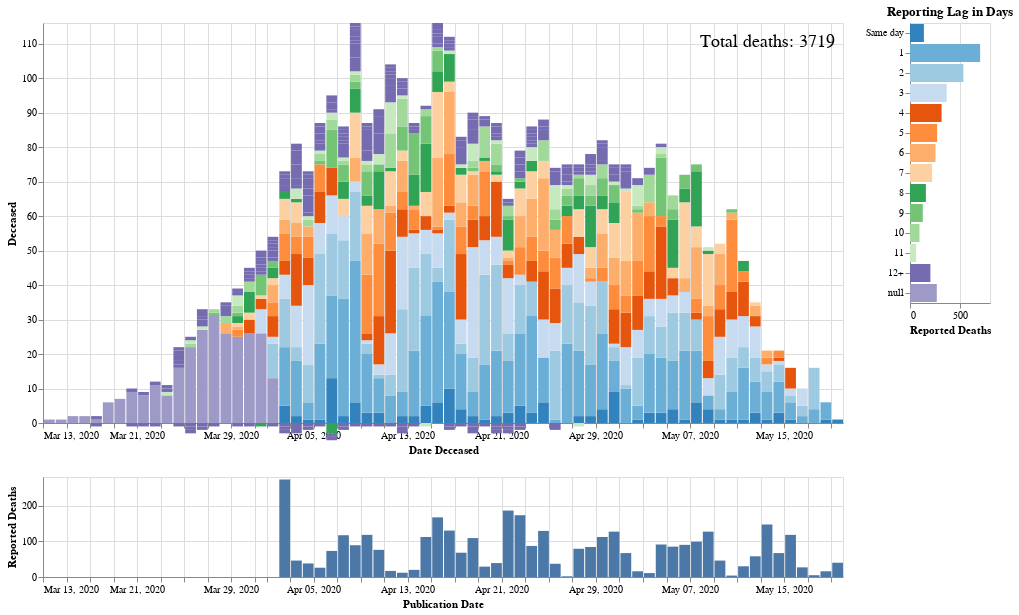

Source (notebook cell):
### Code cell
df = fhm_data[fhm_data['date'] >= '2020-03-13']
chart.lag_chart_with_selection(df, labels)

### Figure 1 — Vega-Lite specification as saved in the notebook (floating-point values rounded to 4 significant figures; data arrays with more than 128 entries replaced by an {"elided": "..."} marker saying what was removed)
{"config": {"view": {"continuousWidth": 400, "continuousHeight": 300}}, "hconcat": [{"vconcat": [{"layer": [{"mark": "bar", "encoding": {"color": {"type": "ordinal", "field": "lag", "scale": {"scheme": "category20c"}, "sort": ["Same day", "1", "2", "3", "4", "5", "6", "7", "8", "9", "10", "11", "12+"], "title": "Lag in Days"}, "order": {"type": "quantitative", "field": "days_since_publication", "sort": "ascending"}, "x": {"type": "temporal", "field": "date", "scale": {"domain": ["2020-03-13", "2020-05-20"]}, "timeUnit": "yearmonthdate", "title": "Date Deceased"}, "y": {"type": "quantitative", "aggregate": "sum", "field": "n_diff", "scale": {"domain": [0, 116.0]}, "title": "Deceased"}}, "height": 400, "transform": [{"filter": {"selection": "selector001"}}], "width": 800}, {"mark": {"type": "text", "align": "right", "fontSize": 18, "x": 792, "y": 19}, "encoding": {"text": {"type": "nominal", "field": "text"}}, "transform": [{"filter": {"selection": "selector001"}}, {"aggregate": [{"op": "sum", "field": "n_diff", "as": "sum_deaths"}]}, {"calculate": "('Total deaths: ' + datum.sum_deaths)", "as": "text"}]}]}, {"mark": "bar", "encoding": {"tooltip": [{"type": "quantitative", "aggregate": "sum", "field": "n_diff", "title": "Reported Deaths"}, {"type": "temporal", "field": "publication_date"}], "x": {"type": "temporal", "field": "publication_date", "scale": {"domain": ["2020-03-13", "2020-05-20"]}, "timeUnit": "yearmonthdate", "title": "Publication Date"}, "y": {"type": "quantitative", "aggregate": "sum", "field": "n_diff", "title": "Reported Deaths"}}, "height": 100, "selection": {"selector001": {"type": "interval", "encodings": ["x"]}}, "width": 800}]}, {"mark": "bar", "encoding": {"color": {"type": "ordinal", "field": "lag", "legend": null, "sort": ["Same day", "1", "2", "3", "4", "5", "6", "7", "8", "9", "10", "11", "12+"]}, "x": {"type": "quantitative", "aggregate": "sum", "field": "n_diff", "title": "Reported Deaths"}, "y": {"type": "nominal", "field": "lag", "sort": ["Same day", "1", "2", "3", "4", "5", "6", "7", "8", "9", "10", "11", "12+"], "title": ""}}, "title": "Reporting Lag in Days", "transform": [{"filter": {"selection": "selector001"}}], "width": 80}], "data": {"name": "data-cc0e65945df0a9ce2a76860c05d34b0b"}, "$schema": "https://vega.github.io/schema/vega-lite/v4.8.1.json", "datasets": {"data-cc0e65945df0a9ce2a76860c05d34b0b": {"elided": "2136 records"}}}
